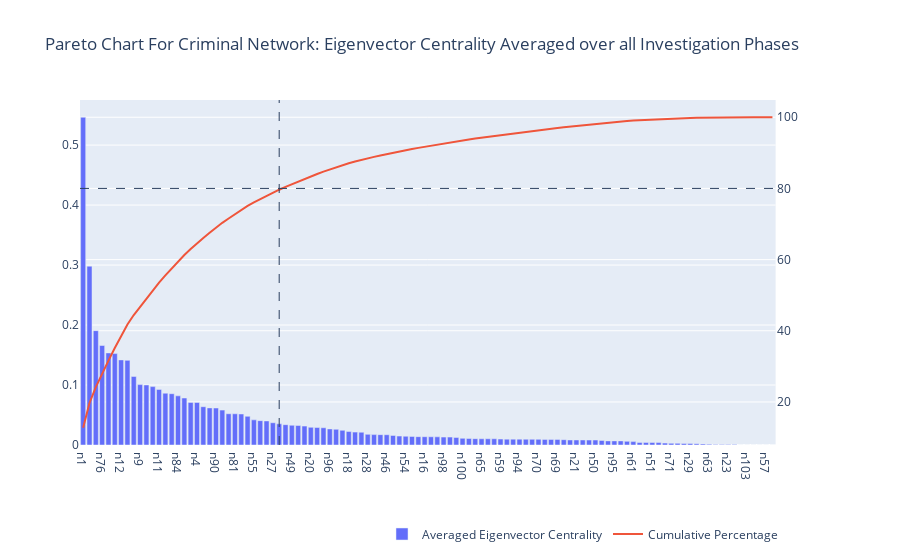

Notebook cell for this chart:
### Code cell
fig = make_subplots(specs=[[{"secondary_y": True}]])
fig.add_trace(
    go.Bar(
        x = dc_frame.player,
        y = dc_frame.averaged_eigenvector_centrality,
        name = "Averaged Eigenvector Centrality"
    ),
    secondary_y = False
)
fig.add_trace(
    go.Scatter(
        x = dc_frame.player,
        y = dc_frame.cumulative_percent,
        name = "Cumulative Percentage"
    ),
    secondary_y = True
)
fig.add_hline(
    y = 80,
    secondary_y = True,
    line_width=1,
    line_dash="dash"
)
fig.add_vline(
    x = 'n31',
    secondary_y = True,
    line_width=1,
    line_dash="dash"
)
fig.update_layout(legend=dict(
    orientation="h",
    # entrywidth=70,
    yanchor="bottom",
    y=-0.3,
    xanchor="right",
    x=0.95
))
fig.update_layout(
    title_text = "Pareto Chart For Criminal Network: Eigenvector Centrality Averaged over all Investigation Phases"
)
fig.show()

### Figure 1 — Plotly figure (JSON) as saved in the notebook; plotly's stock layout.template omitted (floating-point values rounded to 4 significant figures)
{"data": [{"name": "Averaged Eigenvector Centrality", "type": "bar", "x": ["n1", "n3", "n85", "n76", "n83", "n8", "n12", "n87", "n2", "n9", "n82", "n6", "n11", "n88", "n5", "n84", "n89", "n37", "n4", "n41", "n19", "n90", "n86", "n13", "n81", "n14", "n15", "n55", "n77", "n34", "n27", "n31", "n47", "n49", "n64", "n7", "n20", "n17", "n52", "n96", "n10", "n105", "n18", "n56", "n93", "n28", "n78", "n42", "n46", "n73", "n32", "n54", "n35", "n106", "n16", "n108", "n107", "n98", "n97", "n38", "n100", "n36", "n79", "n65", "n26", "n66", "n59", "n43", "n92", "n94", "n53", "n25", "n70", "n62", "n68", "n69", "n74", "n67", "n21", "n40", "n48", "n50", "n22", "n44", "n95", "n45", "n30", "n61", "n91", "n39", "n51", "n99", "n72", "n71", "n58", "n109", "n29", "n101", "n102", "n63", "n33", "n80", "n23", "n24", "n75", "n103", "n104", "n60", "n57", "n110"], "xaxis": "x", "y": [0.5464, 0.2981, 0.1906, 0.1659, 0.1535, 0.1524, 0.1419, 0.1411, 0.1143, 0.1007, 0.1001, 0.09734, 0.09269, 0.08639, 0.08553, 0.0819, 0.07835, 0.071, 0.07087, 0.06387, 0.06188, 0.06168, 0.05815, 0.05211, 0.05203, 0.0517, 0.04778, 0.04192, 0.04059, 0.04013, 0.03711, 0.03536, 0.03391, 0.03289, 0.03247, 0.03152, 0.02947, 0.02913, 0.02876, 0.0268, 0.02618, 0.02448, 0.02244, 0.02149, 0.02125, 0.01776, 0.0173, 0.01726, 0.01713, 0.01592, 0.01491, 0.01459, 0.0143, 0.01388, 0.01384, 0.01372, 0.01362, 0.0132, 0.0132, 0.01259, 0.0111, 0.01079, 0.01057, 0.01039, 0.01039, 0.01039, 0.009937, 0.009769, 0.009769, 0.009769, 0.009613, 0.009492, 0.009445, 0.00933, 0.00933, 0.00933, 0.008862, 0.008431, 0.008365, 0.008365, 0.008294, 0.008294, 0.007605, 0.006869, 0.006869, 0.006869, 0.006053, 0.005643, 0.004221, 0.004221, 0.004182, 0.004068, 0.003209, 0.002776, 0.002713, 0.002565, 0.002557, 0.002082, 0.001737, 0.00123, 0.000895, 0.000895, 0.000895, 0.0006324, 4.356e-09, 4.64e-15, 4.64e-15, 0, 0, 0], "yaxis": "y"}, {"name": "Cumulative Percentage", "type": "scatter", "x": ["n1", "n3", "n85", "n76", "n83", "n8", "n12", "n87", "n2", "n9", "n82", "n6", "n11", "n88", "n5", "n84", "n89", "n37", "n4", "n41", "n19", "n90", "n86", "n13", "n81", "n14", "n15", "n55", "n77", "n34", "n27", "n31", "n47", "n49", "n64", "n7", "n20", "n17", "n52", "n96", "n10", "n105", "n18", "n56", "n93", "n28", "n78", "n42", "n46", "n73", "n32", "n54", "n35", "n106", "n16", "n108", "n107", "n98", "n97", "n38", "n100", "n36", "n79", "n65", "n26", "n66", "n59", "n43", "n92", "n94", "n53", "n25", "n70", "n62", "n68", "n69", "n74", "n67", "n21", "n40", "n48", "n50", "n22", "n44", "n95", "n45", "n30", "n61", "n91", "n39", "n51", "n99", "n72", "n71", "n58", "n109", "n29", "n101", "n102", "n63", "n33", "n80", "n23", "n24", "n75", "n103", "n104", "n60", "n57", "n110"], "xaxis": "x", "y": [12.75, 19.7, 24.15, 28.02, 31.6, 35.16, 38.47, 41.76, 44.43, 46.78, 49.11, 51.38, 53.54, 55.56, 57.55, 59.47, 61.29, 62.95, 64.6, 66.09, 67.54, 68.98, 70.33, 71.55, 72.76, 73.97, 75.08, 76.06, 77.01, 77.95, 78.81, 79.64, 80.43, 81.19, 81.95, 82.69, 83.38, 84.05, 84.73, 85.35, 85.96, 86.53, 87.06, 87.56, 88.05, 88.47, 88.87, 89.27, 89.67, 90.05, 90.39, 90.73, 91.07, 91.39, 91.71, 92.03, 92.35, 92.66, 92.97, 93.26, 93.52, 93.77, 94.02, 94.26, 94.5, 94.75, 94.98, 95.21, 95.43, 95.66, 95.89, 96.11, 96.33, 96.55, 96.76, 96.98, 97.19, 97.38, 97.58, 97.77, 97.97, 98.16, 98.34, 98.5, 98.66, 98.82, 98.96, 99.09, 99.19, 99.29, 99.39, 99.48, 99.56, 99.62, 99.69, 99.75, 99.8, 99.85, 99.89, 99.92, 99.94, 99.96, 99.99, 100.0, 100.0, 100.0, 100.0, 100.0, 100.0, 100.0], "yaxis": "y2"}], "layout": {"legend": {"orientation": "h", "x": 0.95, "xanchor": "right", "y": -0.3, "yanchor": "bottom"}, "shapes": [{"line": {"dash": "dash", "width": 1}, "type": "line", "x0": 0, "x1": 1, "xref": "x domain", "y0": 80, "y1": 80, "yref": "y2"}, {"line": {"dash": "dash", "width": 1}, "type": "line", "x0": "n31", "x1": "n31", "xref": "x", "y0": 0, "y1": 1, "yref": "y2 domain"}], "title": {"text": "Pareto Chart For Criminal Network: Eigenvector Centrality Averaged over all Investigation Phases"}, "xaxis": {"anchor": "y", "domain": [0, 0.94]}, "yaxis": {"anchor": "x", "domain": [0, 1]}, "yaxis2": {"anchor": "x", "overlaying": "y", "side": "right"}}}
